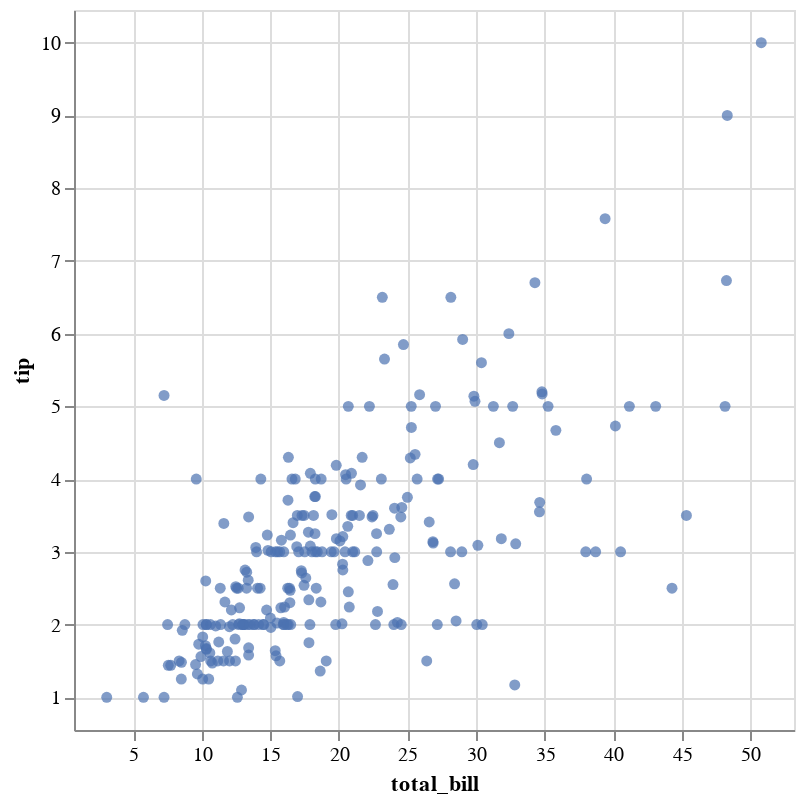

Source (notebook cell):
### Code cell
display(salt.lmplot(x="total_bill", y="tip", data=tips, fit_reg=False))
g = sns.lmplot(x="total_bill", y="tip", data=tips, fit_reg=False)

### Figure 1 — Vega-Lite specification as saved in the notebook (floating-point values rounded to 4 significant figures; data arrays with more than 128 entries replaced by an {"elided": "..."} marker saying what was removed)
{"$schema": "https://vega.github.io/schema/vega-lite/v2.4.1.json", "config": {"view": {"height": 300, "width": 400}}, "height": 360, "layer": [{"data": {"values": {"elided": "244 records"}}, "encoding": {"color": {"value": "rgba(76.0,114.0,176.0,1)"}, "x": {"axis": {"title": "total_bill"}, "field": "total_bill", "scale": {"domain": [0.683, 53.2], "nice": false}, "type": "quantitative"}, "y": {"axis": {"title": "tip"}, "field": "tip", "scale": {"domain": [0.55, 10.45], "nice": false}, "type": "quantitative"}}, "mark": {"clip": true, "type": "circle"}}], "title": "", "width": 360}
